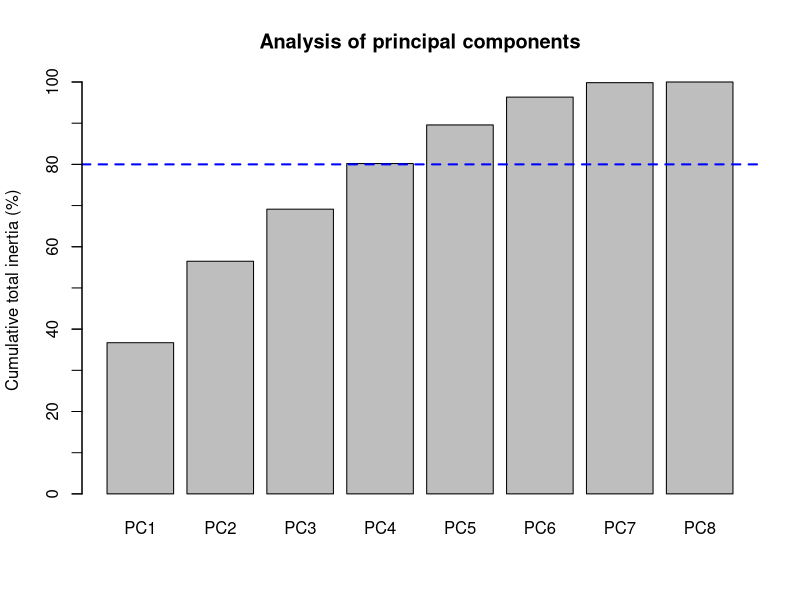
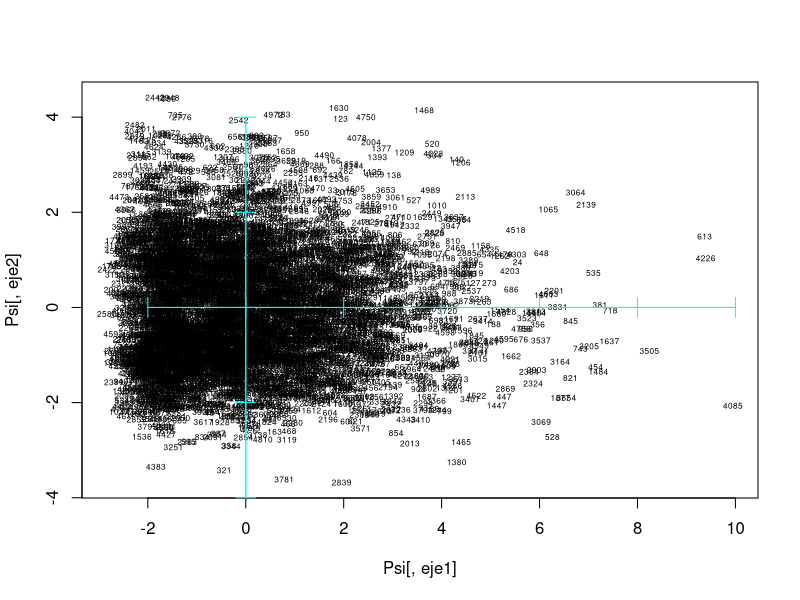
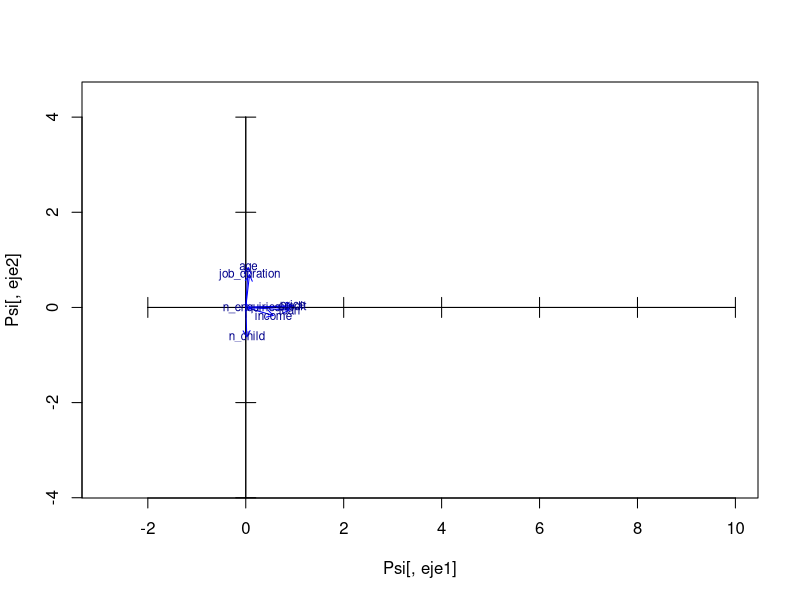
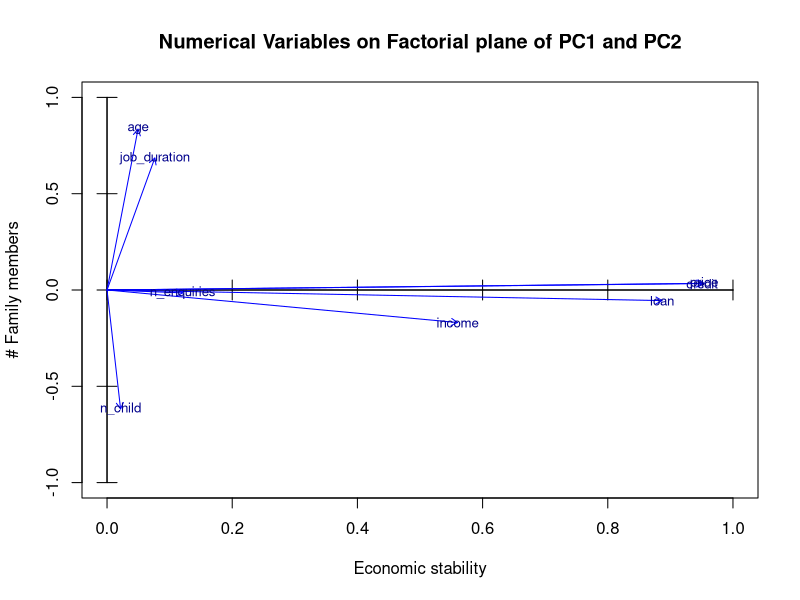
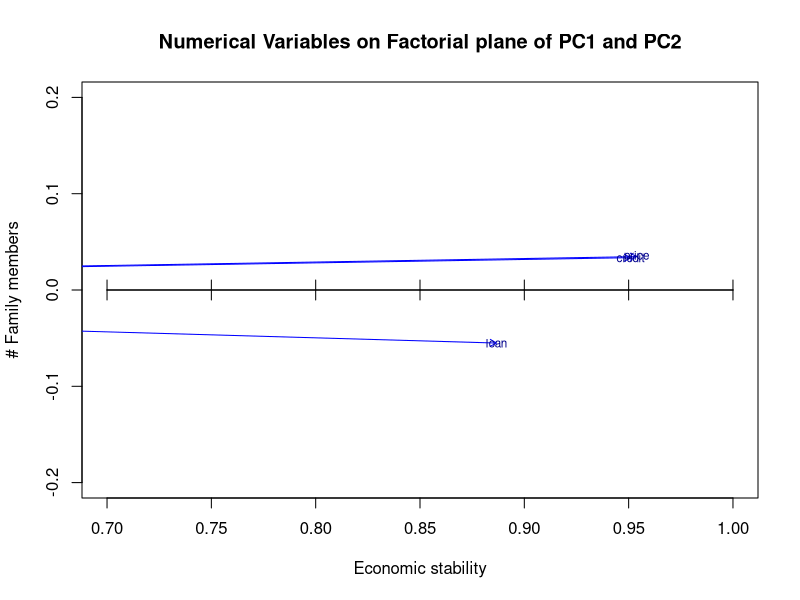
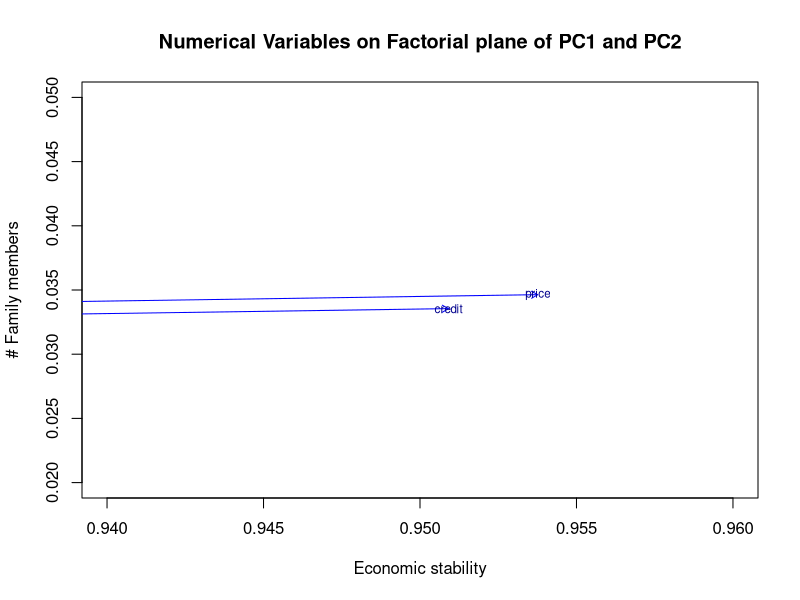
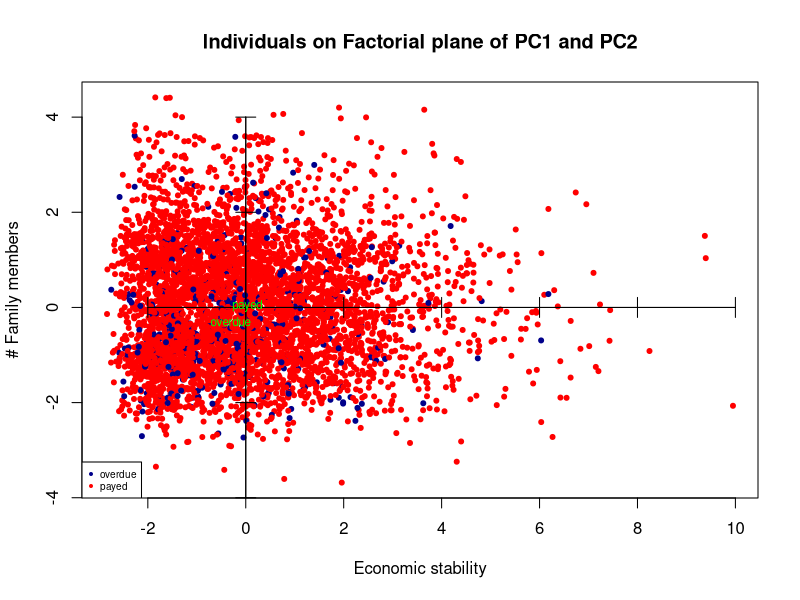
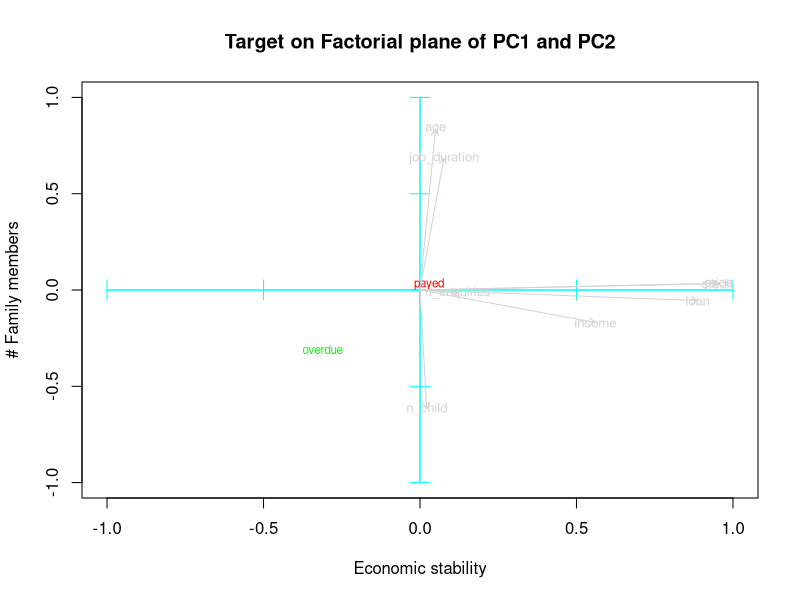

R code for these plots, in order:
## ---- chunk 1
library(car)
## ---- chunk 2
df <- read.csv("2. Bank-India-preprocessed-data.csv")
data = df

for (i in c(2:5,11:14,17:18,20)) {
  data[,i] <- factor(data[,i])
}
summary(data)
## ---- chunk 3
# Here we can see the output of the PCA 
numeriques <- which(sapply(data,is.numeric))
# We don't include id for the analysis
numeriques = numeriques[-1]

dcon <- data[,numeriques]
sapply(dcon,class)

pc1 <- prcomp(dcon, scale=TRUE)
pc1
## ---- chunk 4
numeriques
## ---- chunk 5
barplot(100*cumsum(pc1$sdev[1:dim(dcon)[2]]^2)/dim(dcon)[2], main = 
        'Analysis of principal components', 
        names.arg = c("PC1", "PC2", "PC3", "PC4", "PC5",
        "PC6", "PC7", "PC8"), ylab = "Cumulative total inertia (%)")

abline(80,0, col = "blue", lwd = 2, lty = 2)
axis(side=2, at=(seq(0, 100, by=10)), labels = FALSE)

## ---- chunk 6
# Select only 4 components
nd = 4
Psi = pc1$x[,1:nd]

# STORAGE OF LABELS FOR INDIVIDUALS AND VARIABLES

iden = row.names(dcon)
etiq = names(dcon)
ze = rep(0,length(etiq)) # WE WILL NEED THIS VECTOR AFTERWARDS FOR THE GRAPHICS

# PLOT OF INDIVIDUALS

#Select the component to be plot on our axis
eje1<-1
eje2<-2

# Here is were we create the shadows

plot(Psi[,eje1],Psi[,eje2], type="n")
text(Psi[,eje1],Psi[,eje2],labels=iden, cex=0.5)
axis(side=1, pos= 0, labels = F, col="cyan")
axis(side=3, pos= 0, labels = F, col="cyan")
axis(side=2, pos= 0, labels = F, col="cyan")
axis(side=4, pos= 0, labels = F, col="cyan")


# Projection of variables
# Correlation between original variables and the principal components
Phi = cor(dcon,Psi)

#select our axes

X<-Phi[,eje1]
Y<-Phi[,eje2]

plot(Psi[,eje1],Psi[,eje2],type="n")
axis(side=1, pos= 0, labels = F)
axis(side=3, pos= 0, labels = F)
axis(side=2, pos= 0, labels = F)
axis(side=4, pos= 0, labels = F)
arrows(ze, ze, X, Y, length = 0.07,col="blue")
text(X,Y,labels=etiq,col="darkblue", cex=0.7)
## ---- chunk 7
plot(Psi[,eje1],Psi[,eje2],type="n", xlim = c(0,1), ylim = c(-1, 1),
     xlab = "Economic stability", ylab='# Family members', main =
       "Numerical Variables on Factorial plane of PC1 and PC2")
axis(side=1, pos= 0, labels = F)
axis(side=3, pos= 0, labels = F)
axis(side=2, pos= 0, labels = F)
axis(side=4, pos= 0, labels = F)
arrows(ze, ze, X, Y, length = 0.07,col="blue")
text(X,Y,labels=etiq,col="darkblue", cex=0.8)
text(-0.65,-0.7, 
     substitute(paste(italic('Note: "price" and "credit" share almost the same space')))
     ,col="red", cex=0.8)

# "price" and "credit" overlap because one is the price of the good to purchase, while credit is the loan the client requests.
## ---- chunk 8
plot(Psi[,eje1],Psi[,eje2],type="n", xlim = c(0.7,1), ylim = c(-0.2, 0.2),
     xlab = "Economic stability", ylab='# Family members', main =
       "Numerical Variables on Factorial plane of PC1 and PC2")
axis(side=1, pos= 0, labels = F)
axis(side=3, pos= 0, labels = F)
axis(side=2, pos= 0, labels = F)
axis(side=4, pos= 0, labels = F)
arrows(ze, ze, X, Y, length = 0.07,col="blue")
text(X,Y,labels=etiq,col="darkblue", cex=0.7)

# Check that there are not more variables aggregated close to "loan"

plot(Psi[,eje1],Psi[,eje2],type="n", xlim = c(0.94,0.96), ylim = c(0.02, 0.05),
     xlab = "Economic stability", ylab='# Family members', main =
      "Numerical Variables on Factorial plane of PC1 and PC2")
axis(side=1, pos= 0, labels = F)
axis(side=3, pos= 0, labels = F)
axis(side=2, pos= 0, labels = F)
axis(side=4, pos= 0, labels = F)
arrows(ze, ze, X, Y, length = 0.07,col="blue")
text(X,Y,labels=etiq,col="darkblue", cex=0.7)
## ---- chunk 9
# Adding the target variable (index=2)

varcat<-factor(data[,2]) 
fdic1 = tapply(Psi[,eje1],varcat,mean)
fdic2 = tapply(Psi[,eje2],varcat,mean) 

varcat=factor(data[,2])
plot(Psi[,1],Psi[,2], pch=c(20,20) [varcat], col=c("darkblue", "red") [varcat],
     xlab = "Economic stability", ylab='# Family members', main =
      "Individuals on Factorial plane of PC1 and PC2")
axis(side=1, pos= 0, labels = F, col="black")
axis(side=3, pos= 0, labels = F, col="black")
axis(side=2, pos= 0, labels = F, col="black")
axis(side=4, pos= 0, labels = F, col="black")
legend("bottomleft",levels(factor(varcat)),pch=c(20,20),col=c("darkblue", "red"), cex=0.6)

text(fdic1,fdic2,labels=levels(varcat), col=c("green", "green"), 
     cex=0.7)

## ---- chunk 10

plot(Psi[,eje1],Psi[,eje2],type="n", xlim= c(-1,1), ylim = c(-1,1),
     xlab = "Economic stability", ylab='# Family members', main =
      "Target on Factorial plane of PC1 and PC2")
axis(side=1, pos= 0, labels = F, col="cyan")
axis(side=3, pos= 0, labels = F, col="cyan")
axis(side=2, pos= 0, labels = F, col="cyan")
axis(side=4, pos= 0, labels = F, col="cyan")

text(fdic1,fdic2,labels=levels(varcat), col=c("green", "red"), 
     cex=0.7)
arrows(ze, ze, X, Y, length = 0.07,col="lightgray")
text(X,Y,labels=etiq,col="lightgray", cex=0.8)

## ---- chunk 11
dcat <- c(2:5,11:14,17:18,20)
colors<-rainbow(length(dcat))

plot(Psi[,eje1],Psi[,eje2], type = "n")
axis(side=1, pos= 0, labels = F, col="cyan")
axis(side=3, pos= 0, labels = F, col="cyan")
axis(side=2, pos= 0, labels = F, col="cyan")
axis(side=4, pos= 0, labels = F, col="cyan")

# Loop to add all categories 

c <- 1
for(k in dcat){
  seguentColor<-colors[c]
  fdic1 = tapply(Psi[,eje1],data[,k],mean)
  fdic2 = tapply(Psi[,eje2],data[,k],mean) 
  
  text(fdic1,fdic2,labels=levels(factor(data[,k])),col=seguentColor, cex=0.6)
  c<-c+1
  
}
text(fdic1,fdic2,labels=levels(varcat), col=c("green", "red"), 
     cex=0.7)
arrows(ze, ze, X, Y, length = 0.07,col="lightgray")
text(X,Y,labels=etiq,col="lightgray", cex=0.8)
legend("bottomleft",names(data)[dcat],pch=1,col=colors, cex=0.6)

## ---- chunk 12
plot(Psi[,eje1],Psi[,eje2], type = "n", xlim = c(-3,2), ylim = c(-2,3),
     xlab = "Economic stability", ylab='# Family members', main =
      "Modalities on Factorial plane of PC1 and PC2")
axis(side=1, pos= 0, labels = F, col="cyan")
axis(side=3, pos= 0, labels = F, col="cyan")
axis(side=2, pos= 0, labels = F, col="cyan")
axis(side=4, pos= 0, labels = F, col="cyan")

# Loop to add all categories 

c <- 1
for(k in dcat){
  seguentColor<-colors[c]
  fdic1 = tapply(Psi[,eje1],data[,k],mean)
  fdic2 = tapply(Psi[,eje2],data[,k],mean) 
  
  text(fdic1,fdic2,labels=levels(factor(data[,k])),col=seguentColor, cex=0.6)
  c<-c+1
}
text(fdic1,fdic2,labels=levels(varcat), col=c("green", "red"), 
     cex=0.7)
arrows(ze, ze, X, Y, length = 0.07,col="lightgray")
text(X,Y,labels=etiq,col="lightgray", cex=0.8)
legend("bottomleft",names(data)[dcat],pch=1,col=colors, cex=0.6)

## ---- chunk 13
groups <- list(c(2:5), c(2,11:13), c(2,14), c(2,17), c(2,18), c(2,20))

for(j in 1:length(groups)){
  colors <- c("red", "blue", "darkgreen", "black")
  
  plot(Psi[,eje1],Psi[,eje2], type = "n", xlim = c(-2,2), ylim = c(-2,2),
       xlab = "Economic stability", ylab='# Family members')
  axis(side=1, pos= 0, labels = F, col="cyan")
  axis(side=3, pos= 0, labels = F, col="cyan")
  axis(side=2, pos= 0, labels = F, col="cyan")
  axis(side=4, pos= 0, labels = F, col="cyan")
    
    # Loop to add all categories of this group
    c <- 1
    for(k in groups[[j]]){
      seguentColor<-colors[c]
      fdic1 = tapply(Psi[,eje1],data[,k],mean)
      fdic2 = tapply(Psi[,eje2],data[,k],mean) 
      
      text(fdic1,fdic2,labels=levels(factor(data[,k])),col=seguentColor, 
           cex=0.6)
      c <- c+1
    }
    arrows(ze, ze, X, Y, length = 0.07,col="lightgray")
    text(X,Y,labels=etiq,col="lightgray", cex=0.6)
    legend("bottomleft",names(data)[groups[[j]]],pch=1,col=colors, cex=0.8)
}


## ---- chunk 14
# occupation 1
j <- 4

colors <- c("red", "blue", "darkgreen", "black")
  
plot(Psi[,eje1],Psi[,eje2], type = "n", xlim = c(-1,1.5), ylim = c(-1,1),
     xlab = "Economic stability", ylab='# Family members')
axis(side=1, pos= 0, labels = F, col="cyan")
axis(side=3, pos= 0, labels = F, col="cyan")
axis(side=2, pos= 0, labels = F, col="cyan")
axis(side=4, pos= 0, labels = F, col="cyan")
  
  # Loop to add all categories of this group
  seguentColor<-colors[1]
  fdic1 = tapply(Psi[,eje1],data[,2],mean)
  fdic2 = tapply(Psi[,eje2],data[,2],mean) 
  split = length(fdic1)
  
  text(fdic1[1:split],fdic2[1:split],labels=levels(factor(data[,2]))[1:split],col=seguentColor, 
       cex=0.6)
  
  seguentColor<-colors[2]
  fdic1 = tapply(Psi[,eje1],data[,17],mean)
  fdic2 = tapply(Psi[,eje2],data[,17],mean) 
  split = length(fdic1)/2
  
  text(fdic1[1:split],fdic2[1:split],labels=levels(factor(data[,17]))[1:split],col=seguentColor, 
       cex=0.6)

legend("bottomleft",names(data)[groups[[j]]],pch=1,col=colors, cex=0.6)
## ---- chunk 15
# occupation 2
j <- 4

colors <- c("red", "blue", "darkgreen", "black")
  
plot(Psi[,eje1],Psi[,eje2], type = "n", xlim = c(-1,1), ylim = c(-1,.5),
     xlab = "Economic stability", ylab='# Family members')
axis(side=1, pos= 0, labels = F, col="cyan")
axis(side=3, pos= 0, labels = F, col="cyan")
axis(side=2, pos= 0, labels = F, col="cyan")
axis(side=4, pos= 0, labels = F, col="cyan")
  
  # Loop to add all categories of this group
  seguentColor<-colors[1]
  fdic1 = tapply(Psi[,eje1],data[,2],mean)
  fdic2 = tapply(Psi[,eje2],data[,2],mean) 
  split = length(fdic1)
  
  text(fdic1[1:split],fdic2[1:split],labels=levels(factor(data[,2]))[1:split],col=seguentColor, 
       cex=0.6)
  
  seguentColor<-colors[2]
  fdic1 = tapply(Psi[,eje1],data[,17],mean)
  fdic2 = tapply(Psi[,eje2],data[,17],mean) 
  split = length(fdic1)/2 + 1
  end_ind = length(fdic1)
  
  text(fdic1[split:end_ind],fdic2[split:end_ind],labels=levels(factor(data[,17]))[split:end_ind],col=seguentColor, 
       cex=0.6)

legend("bottomleft",names(data)[groups[[j]]],pch=1,col=colors, cex=0.6)
## ---- chunk 16
# job_type 1
j <- 5

colors <- c("red", "blue", "darkgreen", "black")
  
plot(Psi[,eje1],Psi[,eje2], type = "n", xlim = c(-1.5,1), ylim = c(-.8,.2),
     xlab = "Economic stability", ylab='# Family members')
axis(side=1, pos= 0, labels = F, col="cyan")
axis(side=3, pos= 0, labels = F, col="cyan")
axis(side=2, pos= 0, labels = F, col="cyan")
axis(side=4, pos= 0, labels = F, col="cyan")
  
  # Loop to add all categories of this group
  seguentColor<-colors[1]
  fdic1 = tapply(Psi[,eje1],data[,2],mean)
  fdic2 = tapply(Psi[,eje2],data[,2],mean) 
  split = length(fdic1)
  
  text(fdic1[1:split],fdic2[1:split],labels=levels(factor(data[,2]))[1:split],col=seguentColor, 
       cex=0.6)
  
  seguentColor<-colors[2]
  fdic1 = tapply(Psi[,eje1],data[,18],mean)
  fdic2 = tapply(Psi[,eje2],data[,18],mean) 
  split = length(fdic1)/2
  
  text(fdic1[1:split],fdic2[1:split],labels=levels(factor(data[,18]))[1:split],col=seguentColor, 
       cex=0.6)

legend("bottomleft",names(data)[groups[[j]]],pch=1,col=colors, cex=0.6)
## ---- chunk 17
# job_type 2
j <- 5

colors <- c("red", "blue", "darkgreen", "black")
  
plot(Psi[,eje1],Psi[,eje2], type = "n", xlim = c(-.6,.6), ylim = c(-2,2),
     xlab = "Economic stability", ylab='# Family members')
axis(side=1, pos= 0, labels = F, col="cyan")
axis(side=3, pos= 0, labels = F, col="cyan")
axis(side=2, pos= 0, labels = F, col="cyan")
axis(side=4, pos= 0, labels = F, col="cyan")
  
  # Loop to add all categories of this group
  seguentColor<-colors[1]
  fdic1 = tapply(Psi[,eje1],data[,2],mean)
  fdic2 = tapply(Psi[,eje2],data[,2],mean) 
  split = length(fdic1)
  
  text(fdic1[1:split],fdic2[1:split],labels=levels(factor(data[,2]))[1:split],col=seguentColor, 
       cex=0.6)
  
  seguentColor<-colors[2]
  fdic1 = tapply(Psi[,eje1],data[,18],mean)
  fdic2 = tapply(Psi[,eje2],data[,18],mean) 
  split = length(fdic1)/2 + 1
  end_ind = length(fdic1)
  
  text(fdic1[split:end_ind],fdic2[split:end_ind],labels=levels(factor(data[,18]))[split:end_ind],col=seguentColor, 
       cex=0.6)

legend("bottomleft",names(data)[groups[[j]]],pch=1,col=colors, cex=0.6)
## ---- chunk 18
j <- 6
colors <- c("red", "blue", "darkgreen", "black")
  
plot(Psi[,eje1],Psi[,eje2], type = "n", xlim = c(-.6,.5), ylim = c(-.5,.5),
     xlab = "Economic stability", ylab='# Family members')
axis(side=1, pos= 0, labels = F, col="cyan")
axis(side=3, pos= 0, labels = F, col="cyan")
axis(side=2, pos= 0, labels = F, col="cyan")
axis(side=4, pos= 0, labels = F, col="cyan")
  
  # Loop to add all categories of this group
  c <- 1
  for(k in groups[[j]]){
    seguentColor<-colors[c]
    fdic1 = tapply(Psi[,eje1],data[,k],mean)
    fdic2 = tapply(Psi[,eje2],data[,k],mean) 
    
    text(fdic1,fdic2,labels=levels(factor(data[,k])),col=seguentColor, 
         cex=0.6)
    c <- c+1
  }
legend("bottomleft",names(data)[groups[[j]]],pch=1,col=colors, cex=0.6)
## ---- chunk 19
groups <- list(c(2:5), c(11:13))

for(j in 1:length(groups)){
  # colors <- c("red", "darkgreen", "green", "brown", "blue", "purple", "darkorange")
  colors <- c("red", "blue", "darkgreen")
  
  plot(Psi[,eje1],Psi[,eje2], type = "n", xlim = c(-1,2), ylim = c(-1,3))
  axis(side=1, pos= 0, labels = F, col="cyan")
  axis(side=3, pos= 0, labels = F, col="cyan")
  axis(side=2, pos= 0, labels = F, col="cyan")
  axis(side=4, pos= 0, labels = F, col="cyan")
  
  #add projections of numerical variables in background
  arrows(ze, ze, X, Y, length = 0.07,col="gray")
  text(X,Y,labels=etiq,col="gray", cex=0.7)
    
    # Loop to add all categories of this group
    c <- 1
    for(k in groups[[j]]){
      seguentColor<-colors[c]
      fdic1 = tapply(Psi[,eje1],data[,k],mean)
      fdic2 = tapply(Psi[,eje2],data[,k],mean) 
      
      text(fdic1,fdic2,labels=levels(factor(data[,k])),col=seguentColor, 
           cex=0.6)
      c <- c+1
    }
  legend("bottomleft",names(data)[groups[[j]]],pch=1,col=colors, cex=0.6)
}

## ---- chunk 20
# Plot the PCA plan
plot(Psi[,eje1],Psi[,eje2])
axis(side=1, pos= 0, labels = F, col="cyan")
axis(side=3, pos= 0, labels = F, col="cyan")
axis(side=2, pos= 0, labels = F, col="cyan")
axis(side=4, pos= 0, labels = F, col="cyan")

# Defining the parameter for Mahalanobis distance
df <- Psi[,eje1:eje2]
df.center <- colMeans(df)
df.cov <- cov(df)
rad <- sqrt(qchisq(0.95, df = ncol(df)))


# Plotting the ellipse of Mahalanobis distance
ellipse <- data.frame(ellipse(df.center, df.cov, rad, 100, FALSE, col = "orange", fill=TRUE))
## ---- chunk 21
#Select the component to be plot on our axis
eje1<-1
eje2<-3

# Here is were we create the shadows

plot(Psi[,eje1],Psi[,eje2], type="n")
text(Psi[,eje1],Psi[,eje2],labels=iden, cex=0.5)
axis(side=1, pos= 0, labels = F, col="cyan")
axis(side=3, pos= 0, labels = F, col="cyan")
axis(side=2, pos= 0, labels = F, col="cyan")
axis(side=4, pos= 0, labels = F, col="cyan")


# Projection of variables
# Correlation between original variables and the principal components
Phi = cor(dcon,Psi)

#select our axes

X<-Phi[,eje1]
Y<-Phi[,eje2]

plot(Psi[,eje1],Psi[,eje2],type="n")
axis(side=1, pos= 0, labels = F)
axis(side=3, pos= 0, labels = F)
axis(side=2, pos= 0, labels = F)
axis(side=4, pos= 0, labels = F)
arrows(ze, ze, X, Y, length = 0.07,col="blue")
text(X,Y,labels=etiq,col="darkblue", cex=0.7)
## ---- chunk 22
plot(Psi[,eje1],Psi[,eje2],type="n", xlim = c(0,1), ylim = c(-1, 1),
     main = '', xlab = 'PC1', ylab='PC2')
axis(side=1, pos= 0, labels = F)
axis(side=3, pos= 0, labels = F)
axis(side=2, pos= 0, labels = F)
axis(side=4, pos= 0, labels = F)
arrows(ze, ze, X, Y, length = 0.07,col="blue")
text(X,Y,labels=etiq,col="darkblue", cex=0.8)
text(-0.65,-0.7, 
     substitute(paste(italic('Note: "price" and "credit" share almost the same space')))
     ,col="red", cex=0.8)

# "price" and "credit" overlap because one is the price of the good to purchase, while credit is the loan the client requests.
## ---- chunk 23
plot(Psi[,eje1],Psi[,eje2],type="n", xlim = c(0.7,1), ylim = c(-0.2, 0.2))
axis(side=1, pos= 0, labels = F)
axis(side=3, pos= 0, labels = F)
axis(side=2, pos= 0, labels = F)
axis(side=4, pos= 0, labels = F)
arrows(ze, ze, X, Y, length = 0.07,col="blue")
text(X,Y,labels=etiq,col="darkblue", cex=0.7)

# Check that there are not more variables aggregated close to "loan"

plot(Psi[,eje1],Psi[,eje2],type="n", xlim = c(0.85,1), ylim = c(-0.1, 0))
axis(side=1, pos= 0, labels = F)
axis(side=3, pos= 0, labels = F)
axis(side=2, pos= 0, labels = F)
axis(side=4, pos= 0, labels = F)
arrows(ze, ze, X, Y, length = 0.07,col="blue")
text(X,Y,labels=etiq,col="darkblue", cex=0.7)
## ---- chunk 24
# Adding the target variable (index=2)

varcat<-factor(data[,2]) 
fdic1 = tapply(Psi[,eje1],varcat,mean)
fdic2 = tapply(Psi[,eje2],varcat,mean) 

varcat=factor(data[,2])
plot(Psi[,1],Psi[,2], pch=c(20,20) [varcat], col=c("darkblue", "red") [varcat],
     xlab = 'PC1', ylab = 'PC2')
axis(side=1, pos= 0, labels = F, col="black")
axis(side=3, pos= 0, labels = F, col="black")
axis(side=2, pos= 0, labels = F, col="black")
axis(side=4, pos= 0, labels = F, col="black")
legend("bottomleft",levels(factor(varcat)),pch=c(20,20),col=c("darkblue", "red"), cex=0.6)

text(fdic1,fdic2,labels=levels(varcat), col=c("green", "green"), 
     cex=0.7)

## ---- chunk 25

plot(Psi[,eje1],Psi[,eje2],type="n", xlim= c(-1,1), ylim = c(-1,1))
axis(side=1, pos= 0, labels = F, col="cyan")
axis(side=3, pos= 0, labels = F, col="cyan")
axis(side=2, pos= 0, labels = F, col="cyan")
axis(side=4, pos= 0, labels = F, col="cyan")

text(fdic1,fdic2,labels=levels(varcat), col=c("green", "red"), 
     cex=0.7)
## ---- chunk 26
dcat <- c(2:5,11:14,17:18,20)
colors<-rainbow(length(dcat))

plot(Psi[,eje1],Psi[,eje2], type = "n")
axis(side=1, pos= 0, labels = F, col="cyan")
axis(side=3, pos= 0, labels = F, col="cyan")
axis(side=2, pos= 0, labels = F, col="cyan")
axis(side=4, pos= 0, labels = F, col="cyan")

# Loop to add all categories 

c <- 1
for(k in dcat){
  seguentColor<-colors[c]
  fdic1 = tapply(Psi[,eje1],data[,k],mean)
  fdic2 = tapply(Psi[,eje2],data[,k],mean) 
  
  text(fdic1,fdic2,labels=levels(factor(data[,k])),col=seguentColor, cex=0.6)
  c<-c+1
}
legend("bottomleft",names(data)[dcat],pch=1,col=colors, cex=0.6)

## ---- chunk 27
dcat <- c(2:5,11:14,17:18,20)
colors<-rainbow(length(dcat))

plot(Psi[,eje1],Psi[,eje2], type = "n", xlim = c(-1.5,1.5), ylim = c(-.7,.7))
axis(side=1, pos= 0, labels = F, col="cyan")
axis(side=3, pos= 0, labels = F, col="cyan")
axis(side=2, pos= 0, labels = F, col="cyan")
axis(side=4, pos= 0, labels = F, col="cyan")

# Loop to add all categories 

c <- 1
for(k in dcat){
  seguentColor<-colors[c]
  fdic1 = tapply(Psi[,eje1],data[,k],mean)
  fdic2 = tapply(Psi[,eje2],data[,k],mean) 
  
  text(fdic1,fdic2,labels=levels(factor(data[,k])),col=seguentColor, cex=0.6)
  c<-c+1
}
legend("bottomleft",names(data)[dcat],pch=1,col=colors, cex=0.6)

## ---- chunk 28
groups <- list(c(2:5), c(11:13), 14, 17, 18, 20)

for(j in 1:length(groups)){
  colors <- c("red", "blue", "darkgreen")
  
  plot(Psi[,eje1],Psi[,eje2], type = "n", xlim = c(-1.5,1.5), ylim = c(-.7,.7))
  axis(side=1, pos= 0, labels = F, col="cyan")
  axis(side=3, pos= 0, labels = F, col="cyan")
  axis(side=2, pos= 0, labels = F, col="cyan")
  axis(side=4, pos= 0, labels = F, col="cyan")
    
    # Loop to add all categories of this group
    c <- 1
    for(k in groups[[j]]){
      seguentColor<-colors[c]
      fdic1 = tapply(Psi[,eje1],data[,k],mean)
      fdic2 = tapply(Psi[,eje2],data[,k],mean) 
      
      text(fdic1,fdic2,labels=levels(factor(data[,k])),col=seguentColor, 
           cex=0.6)
      c <- c+1
    }
  legend("bottomleft",names(data)[groups[[j]]],pch=1,col=colors, cex=0.6)
}


## ---- chunk 29
groups <- list(c(2:5), c(11:13))

for(j in 1:length(groups)){
  # colors <- c("red", "darkgreen", "green", "brown", "blue", "purple", "darkorange")
  colors <- c("red", "blue", "darkgreen")
  
  plot(Psi[,eje1],Psi[,eje2], type = "n", xlim = c(-1,2), ylim = c(-1,3))
  axis(side=1, pos= 0, labels = F, col="cyan")
  axis(side=3, pos= 0, labels = F, col="cyan")
  axis(side=2, pos= 0, labels = F, col="cyan")
  axis(side=4, pos= 0, labels = F, col="cyan")
  
  #add projections of numerical variables in background
  arrows(ze, ze, X, Y, length = 0.07,col="gray")
  text(X,Y,labels=etiq,col="gray", cex=0.7)
    
    # Loop to add all categories of this group
    c <- 1
    for(k in groups[[j]]){
      seguentColor<-colors[c]
      fdic1 = tapply(Psi[,eje1],data[,k],mean)
      fdic2 = tapply(Psi[,eje2],data[,k],mean) 
      
      text(fdic1,fdic2,labels=levels(factor(data[,k])),col=seguentColor, 
           cex=0.6)
      c <- c+1
    }
  legend("bottomleft",names(data)[groups[[j]]],pch=1,col=colors, cex=0.6)
}

## ---- chunk 30
#Select the component to be plot on our axis
eje1<-2
eje2<-3

# Here is were we create the shadows

plot(Psi[,eje1],Psi[,eje2], type="n")
text(Psi[,eje1],Psi[,eje2],labels=iden, cex=0.5)
axis(side=1, pos= 0, labels = F, col="cyan")
axis(side=3, pos= 0, labels = F, col="cyan")
axis(side=2, pos= 0, labels = F, col="cyan")
axis(side=4, pos= 0, labels = F, col="cyan")


# Projection of variables
# Correlation between original variables and the principal components
Phi = cor(dcon,Psi)

#select our axes

X<-Phi[,eje1]
Y<-Phi[,eje2]

plot(Psi[,eje1],Psi[,eje2],type="n")
axis(side=1, pos= 0, labels = F)
axis(side=3, pos= 0, labels = F)
axis(side=2, pos= 0, labels = F)
axis(side=4, pos= 0, labels = F)
arrows(ze, ze, X, Y, length = 0.07,col="blue")
text(X,Y,labels=etiq,col="darkblue", cex=0.7)
## ---- chunk 31
plot(Psi[,eje1],Psi[,eje2],type="n", xlim = c(-1,1), ylim = c(-0.2, 1),
     main = '', xlab = 'PC1', ylab='PC2')
axis(side=1, pos= 0, labels = F)
axis(side=3, pos= 0, labels = F)
axis(side=2, pos= 0, labels = F)
axis(side=4, pos= 0, labels = F)
arrows(ze, ze, X, Y, length = 0.07,col="blue")
text(X,Y,labels=etiq,col="darkblue", cex=0.8)
text(-0.65,-0.7, 
     substitute(paste(italic('Note: "price" and "credit" share almost the same space')))
     ,col="red", cex=0.8)

# "price" and "credit" overlap because one is the price of the good to purchase, while credit is the loan the client requests.
## ---- chunk 32
# Adding the target variable (index=2)

varcat<-factor(data[,2]) 
fdic1 = tapply(Psi[,eje1],varcat,mean)
fdic2 = tapply(Psi[,eje2],varcat,mean) 

varcat=factor(data[,2])
plot(Psi[,eje1],Psi[,eje2], pch=c(20,20) [varcat], col=c("darkblue", "red") [varcat],
     xlab = 'PC1', ylab = 'PC2')
axis(side=1, pos= 0, labels = F, col="black")
axis(side=3, pos= 0, labels = F, col="black")
axis(side=2, pos= 0, labels = F, col="black")
axis(side=4, pos= 0, labels = F, col="black")
legend("bottomleft",levels(factor(varcat)),pch=c(20,20),col=c("darkblue", "red"), cex=0.6)

text(fdic1,fdic2,labels=levels(varcat), col=c("green", "green"), 
     cex=0.7)

## ---- chunk 33

plot(Psi[,eje1],Psi[,eje2],type="n", xlim= c(-1,1), ylim = c(-1,1))
axis(side=1, pos= 0, labels = F, col="cyan")
axis(side=3, pos= 0, labels = F, col="cyan")
axis(side=2, pos= 0, labels = F, col="cyan")
axis(side=4, pos= 0, labels = F, col="cyan")

text(fdic1,fdic2,labels=levels(varcat), col=c("green", "red"), cex=0.7)
## ---- chunk 34
dcat <- c(2:5,11:14,17:18,20)
colors<-rainbow(length(dcat))

plot(Psi[,eje1],Psi[,eje2], type = "n")
axis(side=1, pos= 0, labels = F, col="cyan")
axis(side=3, pos= 0, labels = F, col="cyan")
axis(side=2, pos= 0, labels = F, col="cyan")
axis(side=4, pos= 0, labels = F, col="cyan")

# Loop to add all categories 

c <- 1
for(k in dcat){
  seguentColor<-colors[c]
  fdic1 = tapply(Psi[,eje1],data[,k],mean)
  fdic2 = tapply(Psi[,eje2],data[,k],mean) 
  
  text(fdic1,fdic2,labels=levels(factor(data[,k])),col=seguentColor, cex=0.6)
  c<-c+1
}
legend("bottomleft",names(data)[dcat],pch=1,col=colors, cex=0.6)

## ---- chunk 35
plot(Psi[,eje1],Psi[,eje2], type = "n", xlim = c(-2.5,2), ylim = c(-.7,.7))
axis(side=1, pos= 0, labels = F, col="cyan")
axis(side=3, pos= 0, labels = F, col="cyan")
axis(side=2, pos= 0, labels = F, col="cyan")
axis(side=4, pos= 0, labels = F, col="cyan")

# Loop to add all categories 

c <- 1
for(k in dcat){
  seguentColor<-colors[c]
  fdic1 = tapply(Psi[,eje1],data[,k],mean)
  fdic2 = tapply(Psi[,eje2],data[,k],mean) 
  
  text(fdic1,fdic2,labels=levels(factor(data[,k])),col=seguentColor, cex=0.6)
  c<-c+1
}
legend("bottomleft",names(data)[dcat],pch=1,col=colors, cex=0.6)

## ---- chunk 36
groups <- list(c(2:5), c(11:13), 14, 17, 18, 20)

for(j in 1:length(groups)){
  colors <- c("red", "blue", "darkgreen")
  
  plot(Psi[,eje1],Psi[,eje2], type = "n", xlim = c(-2.5,2), ylim = c(-.7,.7))
  axis(side=1, pos= 0, labels = F, col="cyan")
  axis(side=3, pos= 0, labels = F, col="cyan")
  axis(side=2, pos= 0, labels = F, col="cyan")
  axis(side=4, pos= 0, labels = F, col="cyan")
    
    # Loop to add all categories of this group
    c <- 1
    for(k in groups[[j]]){
      seguentColor<-colors[c]
      fdic1 = tapply(Psi[,eje1],data[,k],mean)
      fdic2 = tapply(Psi[,eje2],data[,k],mean) 
      
      text(fdic1,fdic2,labels=levels(factor(data[,k])),col=seguentColor, 
           cex=0.6)
      c <- c+1
    }
  legend("bottomleft",names(data)[groups[[j]]],pch=1,col=colors, cex=0.6)
}


## ---- chunk 37
groups <- list(c(2:5), c(11:13))

for(j in 1:length(groups)){
  # colors <- c("red", "darkgreen", "green", "brown", "blue", "purple", "darkorange")
  colors <- c("red", "blue", "darkgreen")
  
  plot(Psi[,eje1],Psi[,eje2], type = "n", xlim = c(-1,2), ylim = c(-1,3))
  axis(side=1, pos= 0, labels = F, col="cyan")
  axis(side=3, pos= 0, labels = F, col="cyan")
  axis(side=2, pos= 0, labels = F, col="cyan")
  axis(side=4, pos= 0, labels = F, col="cyan")
  
  #add projections of numerical variables in background
  arrows(ze, ze, X, Y, length = 0.07,col="gray")
  text(X,Y,labels=etiq,col="gray", cex=0.7)
    
    # Loop to add all categories of this group
    c <- 1
    for(k in groups[[j]]){
      seguentColor<-colors[c]
      fdic1 = tapply(Psi[,eje1],data[,k],mean)
      fdic2 = tapply(Psi[,eje2],data[,k],mean) 
      
      text(fdic1,fdic2,labels=levels(factor(data[,k])),col=seguentColor, 
           cex=0.6)
      c <- c+1
    }
  legend("bottomleft",names(data)[groups[[j]]],pch=1,col=colors, cex=0.6)
}

## ---- chunk 38
# df <- data.frame(data$n_child, age)

# Calculate the average age for each n_child value
avg_age <- tapply(data$age, data$n_child, mean)
regression_model <- lm(data$age ~ data$n_child, data = data)
## ---- chunk 39
# Create the scatter plot
plot(names(avg_age), avg_age, xlab = "n_child", ylab = "Average Age", main = "Average Age vs. n_child")
abline(regression_model, col = "blue")
## ---- chunk 40
par(mfrow=c(1,1))
plot (data$n_child, data$age)
## ---- chunk 41
reverse_lm <- lm(data$n_child ~ data$age, data = data)
summary(reverse_lm)

## ---- chunk 42
plot (data$age, data$n_child)
abline(reverse_lm, col = "blue")
## ---- chunk 43
regression_model
summary(regression_model)
## ---- chunk 44
par(mfrow=c(2,2))
plot(regression_model)
